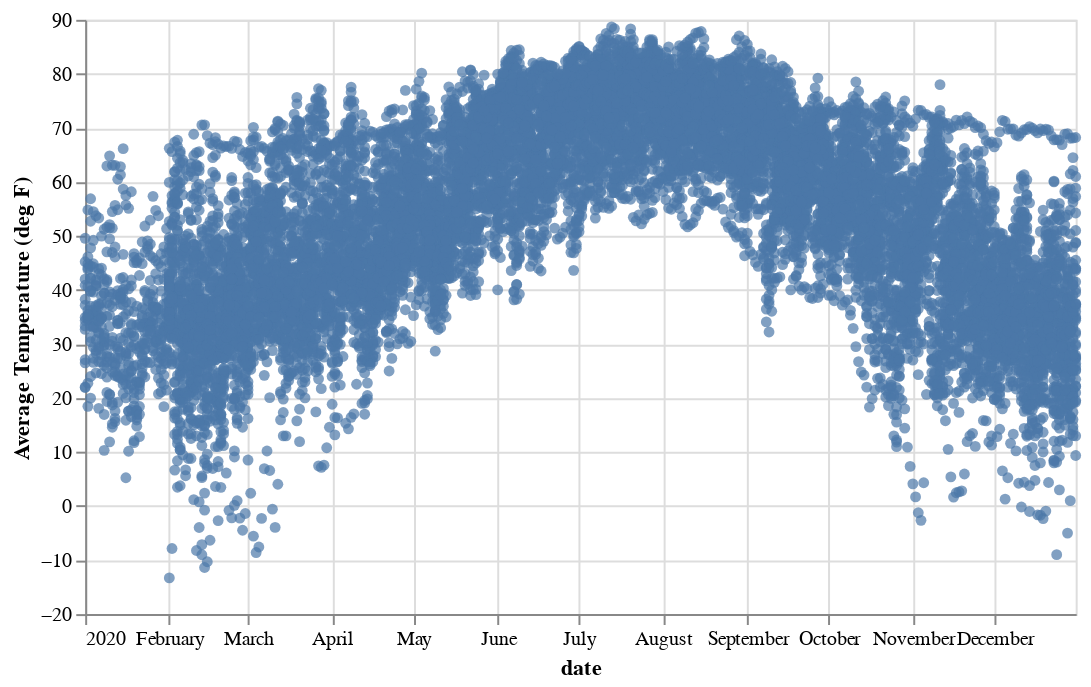

The cell this chart's notebook holds for it:
### Code cell
#We lost some pretty big data points - California - Illinois - New York - Texas. The 4 states with the four biggest populations
charts = [alt.Chart(loc_timeseries[loc_timeseries['location']==loc].reset_index()
                   ).mark_circle().encode(x='date:T',y='Average Temperature (deg F)') for loc in loc_timeseries['location'].unique()]
alt.layer(*charts).properties(width=500)

### Figure 1 — Vega-Lite specification as saved in the notebook (floating-point values rounded to 4 significant figures; data arrays with more than 128 entries replaced by an {"elided": "..."} marker saying what was removed)
{"config": {"view": {"continuousWidth": 400, "continuousHeight": 300}}, "layer": [{"data": {"name": "data-0032048e577cca346effede5f20c3514"}, "mark": "circle", "encoding": {"x": {"type": "temporal", "field": "date"}, "y": {"type": "quantitative", "field": "Average Temperature (deg F)"}}}, {"data": {"name": "data-2833ddfdb0b227ad863f09c580d81cda"}, "mark": "circle", "encoding": {"x": {"type": "temporal", "field": "date"}, "y": {"type": "quantitative", "field": "Average Temperature (deg F)"}}}, {"data": {"name": "data-b837aa97a4fdcdb1d71228d0db5304a9"}, "mark": "circle", "encoding": {"x": {"type": "temporal", "field": "date"}, "y": {"type": "quantitative", "field": "Average Temperature (deg F)"}}}, {"data": {"name": "data-99462a7f6d26903a5e2daf43b0e94943"}, "mark": "circle", "encoding": {"x": {"type": "temporal", "field": "date"}, "y": {"type": "quantitative", "field": "Average Temperature (deg F)"}}}, {"data": {"name": "data-1d3d92f9d8e8bddbaa687d6b344087a7"}, "mark": "circle", "encoding": {"x": {"type": "temporal", "field": "date"}, "y": {"type": "quantitative", "field": "Average Temperature (deg F)"}}}, {"data": {"name": "data-33098e717d3a8552d995bc1058cc3fe0"}, "mark": "circle", "encoding": {"x": {"type": "temporal", "field": "date"}, "y": {"type": "quantitative", "field": "Average Temperature (deg F)"}}}, {"data": {"name": "data-fbdae193b47e879266d2cea9314adfc6"}, "mark": "circle", "encoding": {"x": {"type": "temporal", "field": "date"}, "y": {"type": "quantitative", "field": "Average Temperature (deg F)"}}}, {"data": {"name": "data-8e96e08f9556dbed97df767ce6310f18"}, "mark": "circle", "encoding": {"x": {"type": "temporal", "field": "date"}, "y": {"type": "quantitative", "field": "Average Temperature (deg F)"}}}, {"data": {"name": "data-d0897e9d0827b091d3daf78cc82286d9"}, "mark": "circle", "encoding": {"x": {"type": "temporal", "field": "date"}, "y": {"type": "quantitative", "field": "Average Temperature (deg F)"}}}, {"data": {"name": "data-089e87ed47cf0016acce9fe642028e16"}, "mark": "circle", "encoding": {"x": {"type": "temporal", "field": "date"}, "y": {"type": "quantitative", "field": "Average Temperature (deg F)"}}}, {"data": {"name": "data-2276ab84e29850310ad1b6d854c4057c"}, "mark": "circle", "encoding": {"x": {"type": "temporal", "field": "date"}, "y": {"type": "quantitative", "field": "Average Temperature (deg F)"}}}, {"data": {"name": "data-308b450213c57a6ab61dcf5ea69a6cd7"}, "mark": "circle", "encoding": {"x": {"type": "temporal", "field": "date"}, "y": {"type": "quantitative", "field": "Average Temperature (deg F)"}}}, {"data": {"name": "data-a192bdd10bbed0d4c0783fb1d8f50874"}, "mark": "circle", "encoding": {"x": {"type": "temporal", "field": "date"}, "y": {"type": "quantitative", "field": "Average Temperature (deg F)"}}}, {"data": {"name": "data-b877373206c38bc9e6677848498124f2"}, "mark": "circle", "encoding": {"x": {"type": "temporal", "field": "date"}, "y": {"type": "quantitative", "field": "Average Temperature (deg F)"}}}, {"data": {"name": "data-cc39415b7a1aaa7f12b486a0330a496b"}, "mark": "circle", "encoding": {"x": {"type": "temporal", "field": "date"}, "y": {"type": "quantitative", "field": "Average Temperature (deg F)"}}}, {"data": {"name": "data-c7061f79262c99e565fcf439d201accb"}, "mark": "circle", "encoding": {"x": {"type": "temporal", "field": "date"}, "y": {"type": "quantitative", "field": "Average Temperature (deg F)"}}}, {"data": {"name": "data-b16bb873d740ed0bde4bcc7654f4dd9b"}, "mark": "circle", "encoding": {"x": {"type": "temporal", "field": "date"}, "y": {"type": "quantitative", "field": "Average Temperature (deg F)"}}}, {"data": {"name": "data-edf80fc56d29fdc3450d793f8cc11a16"}, "mark": "circle", "encoding": {"x": {"type": "temporal", "field": "date"}, "y": {"type": "quantitative", "field": "Average Temperature (deg F)"}}}, {"data": {"name": "data-e36391c2e1c491e35329d1b1ebd11f1c"}, "mark": "circle", "encoding": {"x": {"type": "temporal", "field": "date"}, "y": {"type": "quantitative", "field": "Average Temperature (deg F)"}}}, {"data": {"name": "data-73910a4315ca22b2671c140dc8c77689"}, "mark": "circle", "encoding": {"x": {"type": "temporal", "field": "date"}, "y": {"type": "quantitative", "field": "Average Temperature (deg F)"}}}, {"data": {"name": "data-9bddd22540f87833eac8b3e31b906e07"}, "mark": "circle", "encoding": {"x": {"type": "temporal", "field": "date"}, "y": {"type": "quantitative", "field": "Average Temperature (deg F)"}}}, {"data": {"name": "data-63e3b292722196324d2a06560fb85638"}, "mark": "circle", "encoding": {"x": {"type": "temporal", "field": "date"}, "y": {"type": "quantitative", "field": "Average Temperature (deg F)"}}}, {"data": {"name": "data-01dfa80c607d0381fea2ca11efe97854"}, "mark": "circle", "encoding": {"x": {"type": "temporal", "field": "date"}, "y": {"type": "quantitative", "field": "Average Temperature (deg F)"}}}, {"data": {"name": "data-363e54553301d5ecbe9cabca6389b946"}, "mark": "circle", "encoding": {"x": {"type": "temporal", "field": "date"}, "y": {"type": "quantitative", "field": "Average Temperature (deg F)"}}}, {"data": {"name": "data-400e0ddb7e877c9a40b24e2fc733b3a8"}, "mark": "circle", "encoding": {"x": {"type": "temporal", "field": "date"}, "y": {"type": "quantitative", "field": "Average Temperature (deg F)"}}}, {"data": {"name": "data-a67fde158bfe808b1edf9a1ae3fbd0c4"}, "mark": "circle", "encoding": {"x": {"type": "temporal", "field": "date"}, "y": {"type": "quantitative", "field": "Average Temperature (deg F)"}}}, {"data": {"name": "data-e1b41b04b2d8055a9c7d578186f64ad5"}, "mark": "circle", "encoding": {"x": {"type": "temporal", "field": "date"}, "y": {"type": "quantitative", "field": "Average Temperature (deg F)"}}}, {"data": {"name": "data-62a4e55911e75a816125117d028c03c3"}, "mark": "circle", "encoding": {"x": {"type": "temporal", "field": "date"}, "y": {"type": "quantitative", "field": "Average Temperature (deg F)"}}}, {"data": {"name": "data-dd58765adef8d5be5132330cd011483f"}, "mark": "circle", "encoding": {"x": {"type": "temporal", "field": "date"}, "y": {"type": "quantitative", "field": "Average Temperature (deg F)"}}}, {"data": {"name": "data-d6902c9810a59b35b32f2ed159cd2107"}, "mark": "circle", "encoding": {"x": {"type": "temporal", "field": "date"}, "y": {"type": "quantitative", "field": "Average Temperature (deg F)"}}}, {"data": {"name": "data-5827306e8826e65f14af67fc85d62808"}, "mark": "circle", "encoding": {"x": {"type": "temporal", "field": "date"}, "y": {"type": "quantitative", "field": "Average Temperature (deg F)"}}}, {"data": {"name": "data-1b0607a6d28a47e02360206db2895af7"}, "mark": "circle", "encoding": {"x": {"type": "temporal", "field": "date"}, "y": {"type": "quantitative", "field": "Average Temperature (deg F)"}}}, {"data": {"name": "data-3c318c774328522e64e5e18cbf7b229a"}, "mark": "circle", "encoding": {"x": {"type": "temporal", "field": "date"}, "y": {"type": "quantitative", "field": "Average Temperature (deg F)"}}}, {"data": {"name": "data-d83dce694f40235a75b0969bb62e52b1"}, "mark": "circle", "encoding": {"x": {"type": "temporal", "field": "date"}, "y": {"type": "quantitative", "field": "Average Temperature (deg F)"}}}, {"data": {"name": "data-6deee617185bb86dd5d5559a1be80c02"}, "mark": "circle", "encoding": {"x": {"type": "temporal", "field": "date"}, "y": {"type": "quantitative", "field": "Average Temperature (deg F)"}}}, {"data": {"name": "data-6cf9c6f56dfe7d71dcc9f81ecb11b5a9"}, "mark": "circle", "encoding": {"x": {"type": "temporal", "field": "date"}, "y": {"type": "quantitative", "field": "Average Temperature (deg F)"}}}, {"data": {"name": "data-0446aa04450aaf437ebb5cfab965be63"}, "mark": "circle", "encoding": {"x": {"type": "temporal", "field": "date"}, "y": {"type": "quantitative", "field": "Average Temperature (deg F)"}}}, {"data": {"name": "data-7511b17c67618379f3374f25a9313291"}, "mark": "circle", "encoding": {"x": {"type": "temporal", "field": "date"}, "y": {"type": "quantitative", "field": "Average Temperature (deg F)"}}}, {"data": {"name": "data-e2fb00e329562cd1a32954941bb584ea"}, "mark": "circle", "encoding": {"x": {"type": "temporal", "field": "date"}, "y": {"type": "quantitative", "field": "Average Temperature (deg F)"}}}, {"data": {"name": "data-1c6e41a5f615a728b5a2c2531ad12536"}, "mark": "circle", "encoding": {"x": {"type": "temporal", "field": "date"}, "y": {"type": "quantitative", "field": "Average Temperature (deg F)"}}}, {"data": {"name": "data-cc44b98d989e2c4b32c00e3edb10ddd2"}, "mark": "circle", "encoding": {"x": {"type": "temporal", "field": "date"}, "y": {"type": "quantitative", "field": "Average Temperature (deg F)"}}}, {"data": {"name": "data-91c3ae91123bdd26993bce8eedb3898b"}, "mark": "circle", "encoding": {"x": {"type": "temporal", "field": "date"}, "y": {"type": "quantitative", "field": "Average Temperature (deg F)"}}}, {"data": {"name": "data-1dea4835f7e76de0eb2b491ef9bc15de"}, "mark": "circle", "encoding": {"x": {"type": "temporal", "field": "date"}, "y": {"type": "quantitative", "field": "Average Temperature (deg F)"}}}, {"data": {"name": "data-0abd840c847c485d3bcbe8a16216f745"}, "mark": "circle", "encoding": {"x": {"type": "temporal", "field": "date"}, "y": {"type": "quantitative", "field": "Average Temperature (deg F)"}}}, {"data": {"name": "data-7f298a29af1c1d192b875e767f674266"}, "mark": "circle", "encoding": {"x": {"type": "temporal", "field": "date"}, "y": {"type": "quantitative", "field": "Average Temperature (deg F)"}}}, {"data": {"name": "data-f4c586dee1c5407b93539bf8a4ab46f8"}, "mark": "circle", "encoding": {"x": {"type": "temporal", "field": "date"}, "y": {"type": "quantitative", "field": "Average Temperature (deg F)"}}}, {"data": {"name": "data-415b91070280d34ef727843f63ac6747"}, "mark": "circle", "encoding": {"x": {"type": "temporal", "field": "date"}, "y": {"type": "quantitative", "field": "Average Temperature (deg F)"}}}, {"data": {"name": "data-660ba481cccade3a9aa7b3854614d7df"}, "mark": "circle", "encoding": {"x": {"type": "temporal", "field": "date"}, "y": {"type": "quantitative", "field": "Average Temperature (deg F)"}}}, {"data": {"name": "data-a9b8c7dcd7d65666891c24c93ccd5035"}, "mark": "circle", "encoding": {"x": {"type": "temporal", "field": "date"}, "y": {"type": "quantitative", "field": "Average Temperature (deg F)"}}}, {"data": {"name": "data-04100db4b82810bd81461c77009d242b"}, "mark": "circle", "encoding": {"x": {"type": "temporal", "field": "date"}, "y": {"type": "quantitative", "field": "Average Temperature (deg F)"}}}], "width": 500, "$schema": "https://vega.github.io/schema/vega-lite/v4.8.1.json", "datasets": {"data-0032048e577cca346effede5f20c3514": {"elided": "335 records"}, "data-2833ddfdb0b227ad863f09c580d81cda": {"elided": "335 records"}, "data-b837aa97a4fdcdb1d71228d0db5304a9": [{"date": "2020-07-12T00:00:00", "Average Temperature (deg F)": 79.21, "location": "Arizona", "fids": "FIPS:04"}, {"date": "2020-08-30T00:00:00", "Average Temperature (deg F)": 67.41, "location": "Arizona", "fids": "FIPS:04"}, {"date": "2020-08-31T00:00:00", "Average Temperature (deg F)": 72.5, "location": "Arizona", "fids": "FIPS:04"}, {"date": "2020-12-25T00:00:00", "Average Temperature (deg F)": 36.8, "location": "Arizona", "fids": "FIPS:04"}], "data-99462a7f6d26903a5e2daf43b0e94943": {"elided": "335 records"}, "data-1d3d92f9d8e8bddbaa687d6b344087a7": {"elided": "366 records"}, "data-33098e717d3a8552d995bc1058cc3fe0": {"elided": "366 records"}, "data-fbdae193b47e879266d2cea9314adfc6": {"elided": "335 records"}, "data-8e96e08f9556dbed97df767ce6310f18": {"elided": "274 records"}, "data-d0897e9d0827b091d3daf78cc82286d9": [{"date": "2020-02-01T00:00:00", "Average Temperature (deg F)": 59.9, "location": "Florida", "fids": "FIPS:12"}, {"date": "2020-02-15T00:00:00", "Average Temperature (deg F)": 51.0, "location": "Florida", "fids": "FIPS:12"}, {"date": "2020-07-05T00:00:00", "Average Temperature (deg F)": 80.5, "location": "Florida", "fids": "FIPS:12"}, {"date": "2020-09-12T00:00:00", "Average Temperature (deg F)": 78.71, "location": "Florida", "fids": "FIPS:12"}, {"date": "2020-11-11T00:00:00", "Average Temperature (deg F)": 78.0, "location": "Florida", "fids": "FIPS:12"}, {"date": "2020-12-25T00:00:00", "Average Temperature (deg F)": 47.07, "location": "Florida", "fids": "FIPS:12"}], "data-089e87ed47cf0016acce9fe642028e16": {"elided": "335 records"}, "data-2276ab84e29850310ad1b6d854c4057c": {"elided": "335 records"}, "data-308b450213c57a6ab61dcf5ea69a6cd7": {"elided": "335 records"}, "data-a192bdd10bbed0d4c0783fb1d8f50874": {"elided": "366 records"}, "data-b877373206c38bc9e6677848498124f2": [{"date": "2020-03-10T00:00:00", "Average Temperature (deg F)": 44.67, "location": "Indiana", "fids": "FIPS:18"}], "data-cc39415b7a1aaa7f12b486a0330a496b": [{"date": "2020-11-15T00:00:00", "Average Temperature (deg F)": 39.5, "location": "Iowa", "fids": "FIPS:19"}], "data-c7061f79262c99e565fcf439d201accb": {"elided": "366 records"}, "data-b16bb873d740ed0bde4bcc7654f4dd9b": {"elided": "335 records"}, "data-edf80fc56d29fdc3450d793f8cc11a16": {"elided": "335 records"}, "data-e36391c2e1c491e35329d1b1ebd11f1c": {"elided": "335 records"}, "data-73910a4315ca22b2671c140dc8c77689": {"elided": "335 records"}, "data-9bddd22540f87833eac8b3e31b906e07": {"elided": "335 records"}, "data-63e3b292722196324d2a06560fb85638": {"elided": "366 records"}, "data-01dfa80c607d0381fea2ca11efe97854": {"elided": "240 records"}, "data-363e54553301d5ecbe9cabca6389b946": {"elided": "335 records"}, "data-400e0ddb7e877c9a40b24e2fc733b3a8": {"elided": "366 records"}, "data-a67fde158bfe808b1edf9a1ae3fbd0c4": {"elided": "335 records"}, "data-e1b41b04b2d8055a9c7d578186f64ad5": {"elided": "366 records"}, "data-62a4e55911e75a816125117d028c03c3": {"elided": "335 records"}, "data-dd58765adef8d5be5132330cd011483f": {"elided": "335 records"}, "data-d6902c9810a59b35b32f2ed159cd2107": {"elided": "335 records"}, "data-5827306e8826e65f14af67fc85d62808": {"elided": "366 records"}, "data-1b0607a6d28a47e02360206db2895af7": {"elided": "366 records"}, "data-3c318c774328522e64e5e18cbf7b229a": {"elided": "366 records"}, "data-d83dce694f40235a75b0969bb62e52b1": {"elided": "335 records"}, "data-6deee617185bb86dd5d5559a1be80c02": {"elided": "284 records"}, "data-6cf9c6f56dfe7d71dcc9f81ecb11b5a9": {"elided": "335 records"}, "data-0446aa04450aaf437ebb5cfab965be63": {"elided": "366 records"}, "data-7511b17c67618379f3374f25a9313291": {"elided": "366 records"}, "data-e2fb00e329562cd1a32954941bb584ea": {"elided": "335 records"}, "data-1c6e41a5f615a728b5a2c2531ad12536": {"elided": "144 records"}, "data-cc44b98d989e2c4b32c00e3edb10ddd2": {"elided": "333 records"}, "data-91c3ae91123bdd26993bce8eedb3898b": [{"date": "2020-03-13T00:00:00", "Average Temperature (deg F)": 56.5, "location": "Tennessee", "fids": "FIPS:47"}, {"date": "2020-03-15T00:00:00", "Average Temperature (deg F)": 44.5, "location": "Tennessee", "fids": "FIPS:47"}, {"date": "2020-03-17T00:00:00", "Average Temperature (deg F)": 52.43, "location": "Tennessee", "fids": "FIPS:47"}, {"date": "2020-03-18T00:00:00", "Average Temperature (deg F)": 59.5, "location": "Tennessee", "fids": "FIPS:47"}, {"date": "2020-03-21T00:00:00", "Average Temperature (deg F)": 46.07, "location": "Tennessee", "fids": "FIPS:47"}, {"date": "2020-03-23T00:00:00", "Average Temperature (deg F)": 52.67, "location": "Tennessee", "fids": "FIPS:47"}, {"date": "2020-03-24T00:00:00", "Average Temperature (deg F)": 53.0, "location": "Tennessee", "fids": "FIPS:47"}, {"date": "2020-03-29T00:00:00", "Average Temperature (deg F)": 65.45, "location": "Tennessee", "fids": "FIPS:47"}, {"date": "2020-03-31T00:00:00", "Average Temperature (deg F)": 46.0, "location": "Tennessee", "fids": "FIPS:47"}, {"date": "2020-04-01T00:00:00", "Average Temperature (deg F)": 42.0, "location": "Tennessee", "fids": "FIPS:47"}, {"date": "2020-04-09T00:00:00", "Average Temperature (deg F)": 58.62, "location": "Tennessee", "fids": "FIPS:47"}, {"date": "2020-04-12T00:00:00", "Average Temperature (deg F)": 56.18, "location": "Tennessee", "fids": "FIPS:47"}, {"date": "2020-04-18T00:00:00", "Average Temperature (deg F)": 48.93, "location": "Tennessee", "fids": "FIPS:47"}, {"date": "2020-04-20T00:00:00", "Average Temperature (deg F)": 56.83, "location": "Tennessee", "fids": "FIPS:47"}, {"date": "2020-04-23T00:00:00", "Average Temperature (deg F)": 57.0, "location": "Tennessee", "fids": "FIPS:47"}, {"date": "2020-04-24T00:00:00", "Average Temperature (deg F)": 58.57, "location": "Tennessee", "fids": "FIPS:47"}, {"date": "2020-04-25T00:00:00", "Average Temperature (deg F)": 56.11, "location": "Tennessee", "fids": "FIPS:47"}, {"date": "2020-04-26T00:00:00", "Average Temperature (deg F)": 48.5, "location": "Tennessee", "fids": "FIPS:47"}, {"date": "2020-04-30T00:00:00", "Average Temperature (deg F)": 50.0, "location": "Tennessee", "fids": "FIPS:47"}, {"date": "2020-05-09T00:00:00", "Average Temperature (deg F)": 46.75, "location": "Tennessee", "fids": "FIPS:47"}, {"date": "2020-05-19T00:00:00", "Average Temperature (deg F)": 60.5, "location": "Tennessee", "fids": "FIPS:47"}, {"date": "2020-05-20T00:00:00", "Average Temperature (deg F)": 59.0, "location": "Tennessee", "fids": "FIPS:47"}, {"date": "2020-05-23T00:00:00", "Average Temperature (deg F)": 72.29, "location": "Tennessee", "fids": "FIPS:47"}, {"date": "2020-05-27T00:00:00", "Average Temperature (deg F)": 68.5, "location": "Tennessee", "fids": "FIPS:47"}, {"date": "2020-05-28T00:00:00", "Average Temperature (deg F)": 70.0, "location": "Tennessee", "fids": "FIPS:47"}, {"date": "2020-06-05T00:00:00", "Average Temperature (deg F)": 72.5, "location": "Tennessee", "fids": "FIPS:47"}, {"date": "2020-06-28T00:00:00", "Average Temperature (deg F)": 69.0, "location": "Tennessee", "fids": "FIPS:47"}, {"date": "2020-07-01T00:00:00", "Average Temperature (deg F)": 73.0, "location": "Tennessee", "fids": "FIPS:47"}, {"date": "2020-07-25T00:00:00", "Average Temperature (deg F)": 76.0, "location": "Tennessee", "fids": "FIPS:47"}, {"date": "2020-07-31T00:00:00", "Average Temperature (deg F)": 75.0, "location": "Tennessee", "fids": "FIPS:47"}, {"date": "2020-08-01T00:00:00", "Average Temperature (deg F)": 75.25, "location": "Tennessee", "fids": "FIPS:47"}, {"date": "2020-08-15T00:00:00", "Average Temperature (deg F)": 74.67, "location": "Tennessee", "fids": "FIPS:47"}, {"date": "2020-08-22T00:00:00", "Average Temperature (deg F)": 71.71, "location": "Tennessee", "fids": "FIPS:47"}, {"date": "2020-08-29T00:00:00", "Average Temperature (deg F)": 76.83, "location": "Tennessee", "fids": "FIPS:47"}, {"date": "2020-08-30T00:00:00", "Average Temperature (deg F)": 76.0, "location": "Tennessee", "fids": "FIPS:47"}, {"date": "2020-09-25T00:00:00", "Average Temperature (deg F)": 70.0, "location": "Tennessee", "fids": "FIPS:47"}, {"date": "2020-10-10T00:00:00", "Average Temperature (deg F)": 64.77, "location": "Tennessee", "fids": "FIPS:47"}, {"date": "2020-10-11T00:00:00", "Average Temperature (deg F)": 67.22, "location": "Tennessee", "fids": "FIPS:47"}, {"date": "2020-10-16T00:00:00", "Average Temperature (deg F)": 50.5, "location": "Tennessee", "fids": "FIPS:47"}, {"date": "2020-10-24T00:00:00", "Average Temperature (deg F)": 56.2, "location": "Tennessee", "fids": "FIPS:47"}, {"date": "2020-10-25T00:00:00", "Average Temperature (deg F)": 59.62, "location": "Tennessee", "fids": "FIPS:47"}, {"date": "2020-10-30T00:00:00", "Average Temperature (deg F)": 44.86, "location": "Tennessee", "fids": "FIPS:47"}, {"date": "2020-11-11T00:00:00", "Average Temperature (deg F)": 62.22, "location": "Tennessee", "fids": "FIPS:47"}, {"date": "2020-11-26T00:00:00", "Average Temperature (deg F)": 52.14, "location": "Tennessee", "fids": "FIPS:47"}, {"date": "2020-12-05T00:00:00", "Average Temperature (deg F)": 37.0, "location": "Tennessee", "fids": "FIPS:47"}, {"date": "2020-12-12T00:00:00", "Average Temperature (deg F)": 53.0, "location": "Tennessee", "fids": "FIPS:47"}, {"date": "2020-12-16T00:00:00", "Average Temperature (deg F)": 36.75, "location": "Tennessee", "fids": "FIPS:47"}, {"date": "2020-12-20T00:00:00", "Average Temperature (deg F)": 41.73, "location": "Tennessee", "fids": "FIPS:47"}, {"date": "2020-12-24T00:00:00", "Average Temperature (deg F)": 35.7, "location": "Tennessee", "fids": "FIPS:47"}], "data-1dea4835f7e76de0eb2b491ef9bc15de": {"elided": "366 records"}, "data-0abd840c847c485d3bcbe8a16216f745": {"elided": "335 records"}, "data-7f298a29af1c1d192b875e767f674266": {"elided": "335 records"}, "data-f4c586dee1c5407b93539bf8a4ab46f8": {"elided": "183 records"}, "data-415b91070280d34ef727843f63ac6747": {"elided": "278 records"}, "data-660ba481cccade3a9aa7b3854614d7df": {"elided": "335 records"}, "data-a9b8c7dcd7d65666891c24c93ccd5035": {"elided": "366 records"}, "data-04100db4b82810bd81461c77009d242b": {"elided": "303 records"}}}
